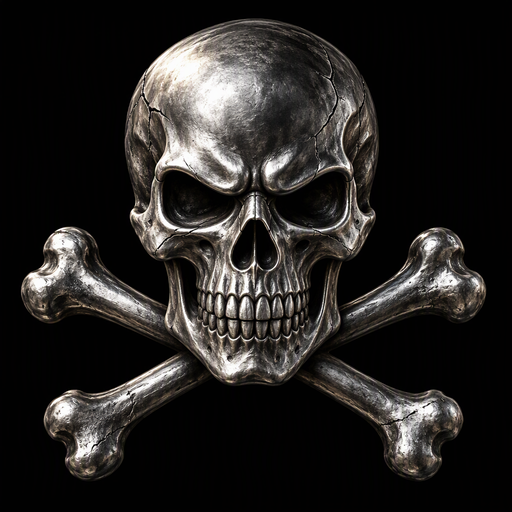
#> input picture scripts/art/source-emblem/skull-crossbones.png, 512 x 512 px, given in place of phoenix.png, which was not available
$ python rebuild-badge-rims.py
#> lines starting #> are read from the running program, lines starting #| are printed output that depends on the picture; after the words box and inside, x2 and y2 are one past the last pixel; in counts of white or black regions, pixels touching at a corner belong together
# Rebuild the AI-painted badge faces onto the house coin rim.
#
# The first AI pass baked its own rim: a beaded checker fringe outside the
# frame and a near-black groove between face and frame. Both read as seams
# at 176px in the app. This script keeps the painted face (inside r=198 at
# 512) and casts the house rim from scratch, matching the geometry and warm
# champagne silver of the original upstream medallions (inner dip at r=204,
# frame 212..230, soft edge out to 236).
from PIL import Image, ImageDraw, ImageFilter, ImageChops, ImageOps
from pathlib import Path
import math
import numpy as np

S = 512
C = (S - 1) / 2.0
ROOT = Path(__file__).resolve().parents[2]
OUT = str(ROOT / "dashboard" / "public" / "achievements")
SRC_BADGES = ROOT / "scripts" / "art" / "source-badges"
SRC_EMBLEM = ROOT / "scripts" / "art" / "source-emblem"


def radial_grid():
    yy, xx = np.mgrid[0:S, 0:S].astype(float)
    dx, dy = xx - C, yy - C
    r = np.sqrt(dx * dx + dy * dy)
    theta = np.degrees(np.arctan2(dy, dx))
    return r, theta


def house_coin():
    """One-piece cast coin: dark brushed face, a soft inner dip (not a black
    groove), a warm brushed-silver frame and a rolled outer edge."""
    r, theta = radial_grid()
    rng = np.random.default_rng(20261022)
    key = np.cos(np.radians(theta + 135.0))  # light from the upper-left
    brush = (rng.random(S) - 0.5) * 9.0
    br = brush[np.clip(r.astype(int), 0, S - 1)]
    grain = (rng.random((S, S)) - 0.5) * 4.5
    ring = (rng.random(S) - 0.5)[np.clip(r.astype(int), 0, S - 1)] * 3.0

    v = 44 + 9 * np.clip(r / 200.0, 0, 1) + 2.5 * key + grain * 0.55 + ring

    # Original geometry measured from veteran/trendsetter/polyglot at 256:
    # face ends at 100..102, narrow bevel 102..106, silver frame 106..116,
    # bright edge 116..118. The old roll started at 94 and read as a wide,
    # hazy frame; this one starts at 200/512 (=100 at 256).
    dip = (r >= 200) & (r < 204)
    v[dip] = 46 + 10 * ((r[dip] - 200) / 4.0) + 2 * key[dip] + br[dip] * 0.3
    rise = (r >= 204) & (r < 212)
    v[rise] = 56 + 108 * ((r[rise] - 204) / 8.0) + 8 * key[rise]

    # silver frame 212..232, neutral-warm
    frame = (r >= 212) & (r < 232)
    v[frame] = np.clip(164 + 22 * ((r[frame] - 212) / 20.0) + 28 * key[frame] + br[frame] * 1.2, 132, 220)
    lip = (r >= 212) & (r < 215)
    v[lip] = np.clip(178 + 16 * key[lip], 158, 205)

    # bright polished edge: the original medallions end on their brightest
    # chamfer, so the tier ring meets the rim directly. A dark outer band
    # here is the black line users see between the two frames.
    edge_band = (r >= 230) & (r < 234)
    v[edge_band] = np.clip(220 + 18 * key[edge_band] + br[edge_band] * 0.6, 196, 242)
    edge = (r >= 234) & (r < 237)
    v[edge] = np.clip(232 + 12 * key[edge], 214, 248)
    outer = r >= 237
    v[outer] = 220

    rgb = np.zeros((S, S, 3), dtype=np.uint8)
    warm = r >= 200  # face stays neutral gunmetal, frame is silver
    rgb[..., 0] = np.clip(v + np.where(warm, 4, 1), 0, 255)
    rgb[..., 1] = np.clip(v + np.where(warm, -2, 0), 0, 255)
    rgb[..., 2] = np.clip(v + np.where(warm, -8, 3), 0, 255)
    return Image.fromarray(rgb, "RGB")


def extract_face(path, radius=200, feather=2, zoom=1.05):
    """Painted coin -> just the face. The source carries its own rim at
    r≈200..212; a 1.05 zoom pushes that rim outside the new mask, so the
    reclaimed pixels belong to the face. The original face radius is
    ~100/256; the old 196 mask made our silver frame read too wide."""
#> called with path = 'scripts/art/source-badges/phoenix.png', radius = 200, feather = 2, zoom = 1.05
    face = Image.open(path).convert("RGBA").resize((S, S), Image.LANCZOS)
    if zoom != 1.0:
        side = round(S / zoom)
        off = (S - side) // 2
        face = face.crop((off, off, off + side, off + side)).resize(
            (S, S), Image.LANCZOS
        )
    mask = Image.new("L", (S, S), 0)
#> mask: PIL image 512x512 L; every value is 0
    ImageDraw.Draw(mask).ellipse(
        (C - radius, C - radius, C + radius, C + radius), fill=255
    )
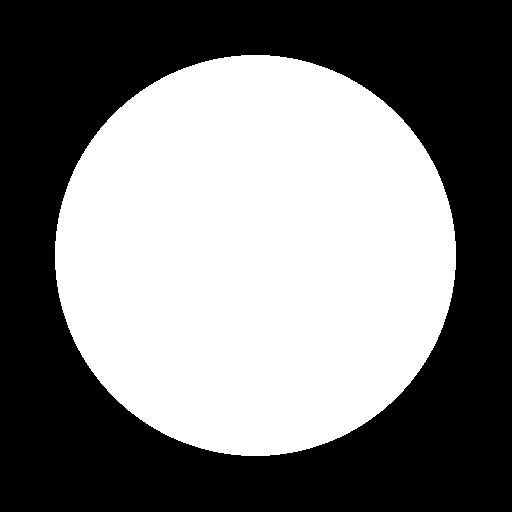
#> mask: PIL image 512x512 L; 48.2% white; 1 white region, box (x1, y1, x2, y2) and area: (55, 55, 456, 456) 126253
    mask = mask.filter(ImageFilter.GaussianBlur(feather / 2.0))
    face.putalpha(mask)
    return face


def compose(face, coin=None, shadow=True):
    base = coin or house_coin()
#> in house_coin, `ring = (rng.random(S) - 0.5)[np.clip(r.astype(int), 0, S - 1)] * 3.0`:
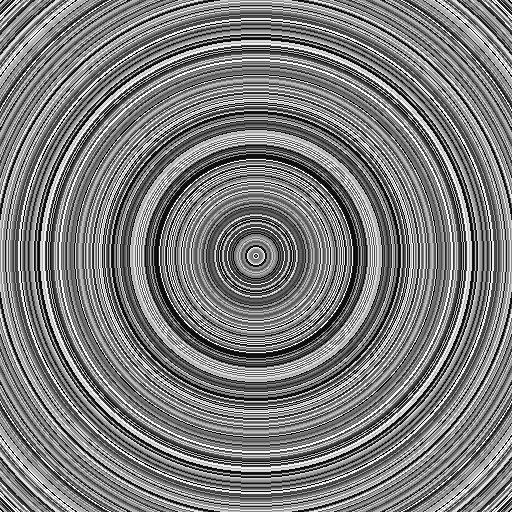
#> ring: shape (512, 512) float64; min -1.48, max 1.5, mean -0.021; drawn with min black and max white
#> in house_coin, `dip = (r >= 200) & (r < 204)`: dip: shape (512, 512) bool; 1.9% white; 1 white region, box (x1, y1, x2, y2) and area: (52, 52, 460, 460) 5092
#> in house_coin, `v[dip] = 46 + 10 * ((r[dip] - 200) / 4.0) + 2 * key[dip] + br[dip] * 0.3`:
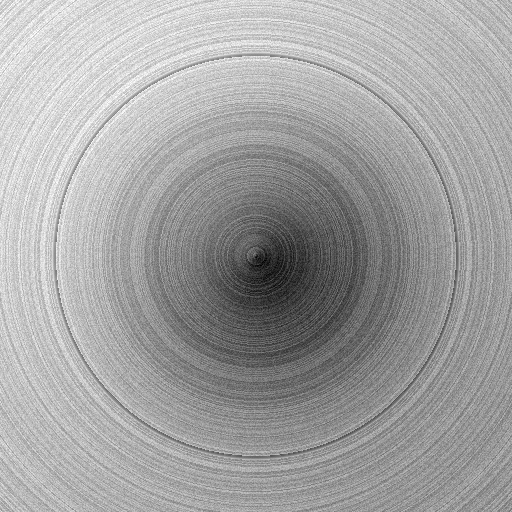
#> v: shape (512, 512) float64; min 39.7, max 58.2, mean 51.5; drawn with min black and max white
#> in house_coin, `rise = (r >= 204) & (r < 212)`: rise: shape (512, 512) bool; 4% white; 1 white region, box (x1, y1, x2, y2) and area: (44, 44, 468, 468) 10424
#> in house_coin, `v[rise] = 56 + 108 * ((r[rise] - 204) / 8.0) + 8 * key[rise]`: v: shape (512, 512) float64; 3.98% of pixels changed, all inside (x1, y1, x2, y2) = (44, 44, 468, 468)
#> in house_coin, `frame = (r >= 212) & (r < 232)`: frame: shape (512, 512) bool; 10.6% white; 1 white region, box (x1, y1, x2, y2) and area: (24, 24, 488, 488) 27912
#> in house_coin, `v[frame] = np.clip(164 + 22 * ((r[frame] - 212) / 20.0) + 28 * key[fra..`: v: shape (512, 512) float64; min 39.7, max 219.3, mean 66.9
#> in house_coin, `lip = (r >= 212) & (r < 215)`: lip: shape (512, 512) bool; 1.5% white; 1 white region, box (x1, y1, x2, y2) and area: (41, 41, 471, 471) 4040
#> in house_coin, `v[lip] = np.clip(178 + 16 * key[lip], 158, 205)`: v: shape (512, 512) float64; min 39.7, max 219.3, mean 67
#> in house_coin, `edge_band = (r >= 230) & (r < 234)`: edge_band: shape (512, 512) bool; 2.2% white; 1 white region, box (x1, y1, x2, y2) and area: (22, 22, 490, 490) 5792
#> in house_coin, `v[edge_band] = np.clip(220 + 18 * key[edge_band] + br[edge_band] * 0.6..`: v: shape (512, 512) float64; min 39.7, max 240.7, mean 69.2
#> in house_coin, `edge = (r >= 234) & (r < 237)`: edge: shape (512, 512) bool; 1.7% white; 1 white region, box (x1, y1, x2, y2) and area: (19, 19, 493, 493) 4500
#> in house_coin, `v[edge] = np.clip(232 + 12 * key[edge], 214, 248)`:
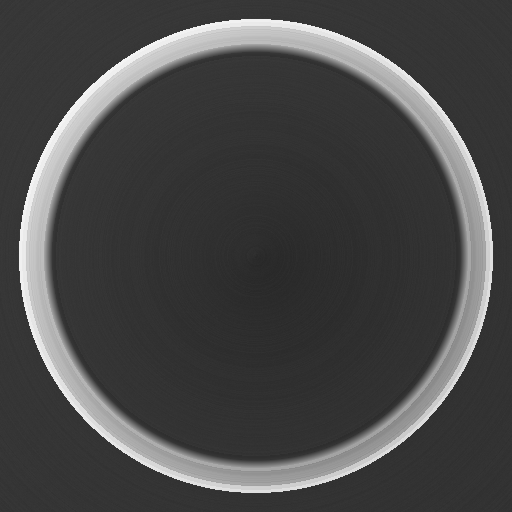
#> v: shape (512, 512) float64; min 39.7, max 244, mean 72.3
#> in house_coin, `outer = r >= 237`: outer: shape (512, 512) bool; 32.7% white; 1 white region, box (x1, y1, x2, y2) and area: (0, 0, 512, 512) 85656
#> in house_coin, `warm = r >= 200`:
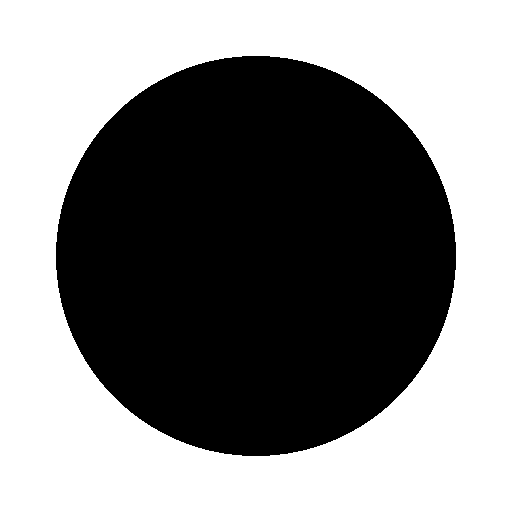
#> warm: shape (512, 512) bool; 52.1% white; 1 black region, box (x1, y1, x2, y2) and area: (56, 56, 456, 456) 125676
    out = base.convert("RGBA")
    if shadow:
        alpha = face.getchannel("A")
        sh = Image.new("RGBA", (S, S), (0, 0, 0, 0))
        sh.putalpha(alpha.filter(ImageFilter.GaussianBlur(9)).point(lambda a: int(a * 0.68)))
        out.alpha_composite(sh, (5, 7))
    out.alpha_composite(face)
    # blend the outer 2px of the painted face into the house bevel so the
    # face ends exactly where the original does (r≈100 at 256)
    r, _ = radial_grid()
    t = np.clip((r - 196.0) / 6.0, 0, 1)
    ease = (t * t * (3 - 2 * t) * 255).astype(np.uint8)
    out = Image.composite(base, out, Image.fromarray(ease, "L"))
    return out


def coin_alpha():
    alpha = Image.new("L", (S, S), 0)
    ImageDraw.Draw(alpha).ellipse((C - 236, C - 236, C + 236, C + 236), fill=255)
    return alpha.filter(ImageFilter.GaussianBlur(1.0))


def save(img, name, out_dir=OUT):
    """Binary coin alpha + opaque interior. Quantizing RGBA directly let
    FASTOCTREE average edge transparency into interior palette entries
    (alpha 252-254 everywhere), which is exactly the kind of faint wash that
    can shimmer as a checker when scaled. Here RGB is quantized separately
    and one palette index carries alpha 0, so the coin is either solid or
    gone and no baked edge can survive."""
#> called with name = 'phoenix.png', out_dir = 'dashboard/public/achievements'
    rgba = img.convert("RGBA")
    rgba.putalpha(coin_alpha())
#> in coin_alpha, `ImageDraw.Draw(alpha).ellipse((C - 236, C - 236, C + 236, C + 236), fi..`: alpha: PIL image 512x512 L; 67% white; 1 black region, box (x1, y1, x2, y2) and area: (0, 0, 512, 512) 86483
    rgba = rgba.resize((256, 256), Image.LANCZOS)
#> rgba: PIL image 256x256 RGBA
    a = np.array(rgba)
    solid = (a[..., 3] >= 128).astype(np.uint8)
#> solid: shape (256, 256); values 0 (black) and 1 (white), 66.9% white; 1 black region, box (x1, y1, x2, y2) and area: (0, 0, 256, 256) 21661
    rgb = a[..., :3].copy()
#> rgb: shape (256, 256, 3)
    rgb[solid == 0] = 0
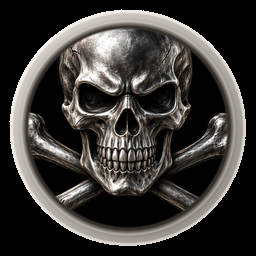
#> rgb: shape (256, 256, 3); mean R, G, B 60.2, 57.4, 54.9
    q = Image.fromarray(rgb, "RGB").quantize(
        colors=255, method=Image.FASTOCTREE, dither=Image.Dither.NONE
    )
    idx = np.array(q).copy()
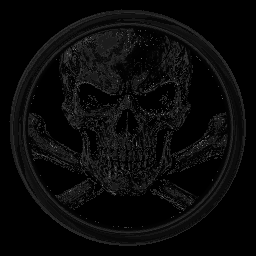
#> idx: shape (256, 256); min 0, max 126, mean 9.7
    idx[solid == 0] = 255
    pal = q.getpalette()[: 255 * 3] + [0, 0, 0]
#> pal = 768 values, max 249 at index 81, min 0 at index 0, mean 61.21
    out = Image.fromarray(idx.astype(np.uint8), "P")
    out.putpalette(pal)
    out.info["transparency"] = bytes([255] * 255 + [0])
    out.save(f"{out_dir}/{name}", optimize=True)
    print("saved", name)


# ── emblem helpers ──────────────────────────────────────────────────────────
BRAND = str(ROOT / "scripts" / "art" / "brand-cache")


# [87 lines left out: functions key_white, key_black, fill_holes, resize_rgba, fit, not called in this run]


def paste_center(layer, img, cx, cy):
    layer.alpha_composite(img, (round(cx - img.width / 2), round(cy - img.height / 2)))


# [99 lines left out: functions enamel, coin, multitool_day, claude_survivor, wishing_well, deep_thinker, not called in this run]


AI_FACES = (
    "phoenix",
    "iron-month",
    "full-blast",
    "deep-diver",
    "grand-slam",
    "around-the-clock",
    "sprinter",
    "cache-alchemist",
    "real-money",
    "session-marathon",
    "early-bird",
)


if __name__ == "__main__":
    for stem in AI_FACES:
#> (the run stopped early here; a loop or call above may not have finished)
